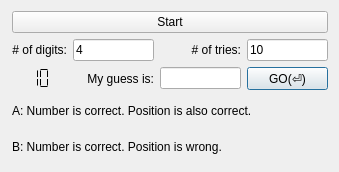
<?xml version="1.0" encoding="UTF-8"?>
<ui version="4.0">
 <class>MCT_window</class>
 <widget class="QDialog" name="MCT_window">
  <property name="geometry">
   <rect>
    <x>0</x>
    <y>0</y>
    <width>339</width>
    <height>172</height>
   </rect>
  </property>
  <property name="sizePolicy">
   <sizepolicy hsizetype="Fixed" vsizetype="Fixed">
    <horstretch>0</horstretch>
    <verstretch>0</verstretch>
   </sizepolicy>
  </property>
  <property name="windowTitle">
   <string>Guess a number</string>
  </property>
  <layout class="QGridLayout" name="gridLayout">
   <property name="leftMargin">
    <number>12</number>
   </property>
   <property name="spacing">
    <number>-1</number>
   </property>
   <item row="2" column="1">
    <widget class="QLabel" name="label_2">
     <property name="text">
      <string>My guess is:</string>
     </property>
     <property name="alignment">
      <set>Qt::AlignRight|Qt::AlignTrailing|Qt::AlignVCenter</set>
     </property>
    </widget>
   </item>
   <item row="2" column="3">
    <widget class="QPushButton" name="buttonenter">
     <property name="text">
      <string>GO(⏎)</string>
     </property>
    </widget>
   </item>
   <item row="1" column="1">
    <widget class="QLineEdit" name="entry_1">
     <property name="focusPolicy">
      <enum>Qt::ClickFocus</enum>
     </property>
     <property name="text">
      <string>4</string>
     </property>
    </widget>
   </item>
   <item row="4" column="0" colspan="4">
    <widget class="QLabel" name="label_5">
     <property name="text">
      <string>B: Number is correct. Position is wrong.</string>
     </property>
    </widget>
   </item>
   <item row="1" column="0">
    <widget class="QLabel" name="label">
     <property name="text">
      <string># of digits:</string>
     </property>
     <property name="alignment">
      <set>Qt::AlignRight|Qt::AlignTrailing|Qt::AlignVCenter</set>
     </property>
    </widget>
   </item>
   <item row="2" column="2">
    <widget class="QLineEdit" name="entry_3"/>
   </item>
   <item row="0" column="0" colspan="4">
    <widget class="QPushButton" name="buttonstart">
     <property name="text">
      <string>Start</string>
     </property>
    </widget>
   </item>
   <item row="1" column="2">
    <widget class="QLabel" name="label_3">
     <property name="mouseTracking">
      <bool>false</bool>
     </property>
     <property name="text">
      <string># of tries:</string>
     </property>
     <property name="alignment">
      <set>Qt::AlignRight|Qt::AlignTrailing|Qt::AlignVCenter</set>
     </property>
    </widget>
   </item>
   <item row="2" column="0">
    <widget class="QLCDNumber" name="countdown">
     <property name="sizePolicy">
      <sizepolicy hsizetype="Fixed" vsizetype="Minimum">
       <horstretch>0</horstretch>
       <verstretch>0</verstretch>
      </sizepolicy>
     </property>
     <property name="maximumSize">
      <size>
       <width>70</width>
       <height>16777215</height>
      </size>
     </property>
     <property name="palette">
      <palette>
       <active>
        <colorrole role="WindowText">
         <brush brushstyle="SolidPattern">
          <color alpha="255">
           <red>0</red>
           <green>0</green>
           <blue>0</blue>
          </color>
         </brush>
        </colorrole>
       </active>
       <inactive>
        <colorrole role="WindowText">
         <brush brushstyle="SolidPattern">
          <color alpha="255">
           <red>0</red>
           <green>0</green>
           <blue>0</blue>
          </color>
         </brush>
        </colorrole>
       </inactive>
       <disabled>
        <colorrole role="WindowText">
         <brush brushstyle="SolidPattern">
          <color alpha="255">
           <red>128</red>
           <green>128</green>
           <blue>128</blue>
          </color>
         </brush>
        </colorrole>
       </disabled>
      </palette>
     </property>
     <property name="frameShape">
      <enum>QFrame::NoFrame</enum>
     </property>
     <property name="digitCount">
      <number>2</number>
     </property>
     <property name="segmentStyle">
      <enum>QLCDNumber::Flat</enum>
     </property>
     <property name="intValue" stdset="0">
      <number>10</number>
     </property>
    </widget>
   </item>
   <item row="1" column="3">
    <widget class="QLineEdit" name="entry_2">
     <property name="focusPolicy">
      <enum>Qt::ClickFocus</enum>
     </property>
     <property name="text">
      <string>10</string>
     </property>
    </widget>
   </item>
   <item row="3" column="0" colspan="4">
    <widget class="QLabel" name="label_4">
     <property name="text">
      <string>A: Number is correct. Position is also correct.</string>
     </property>
    </widget>
   </item>
  </layout>
 </widget>
 <resources/>
 <connections/>
</ui>
